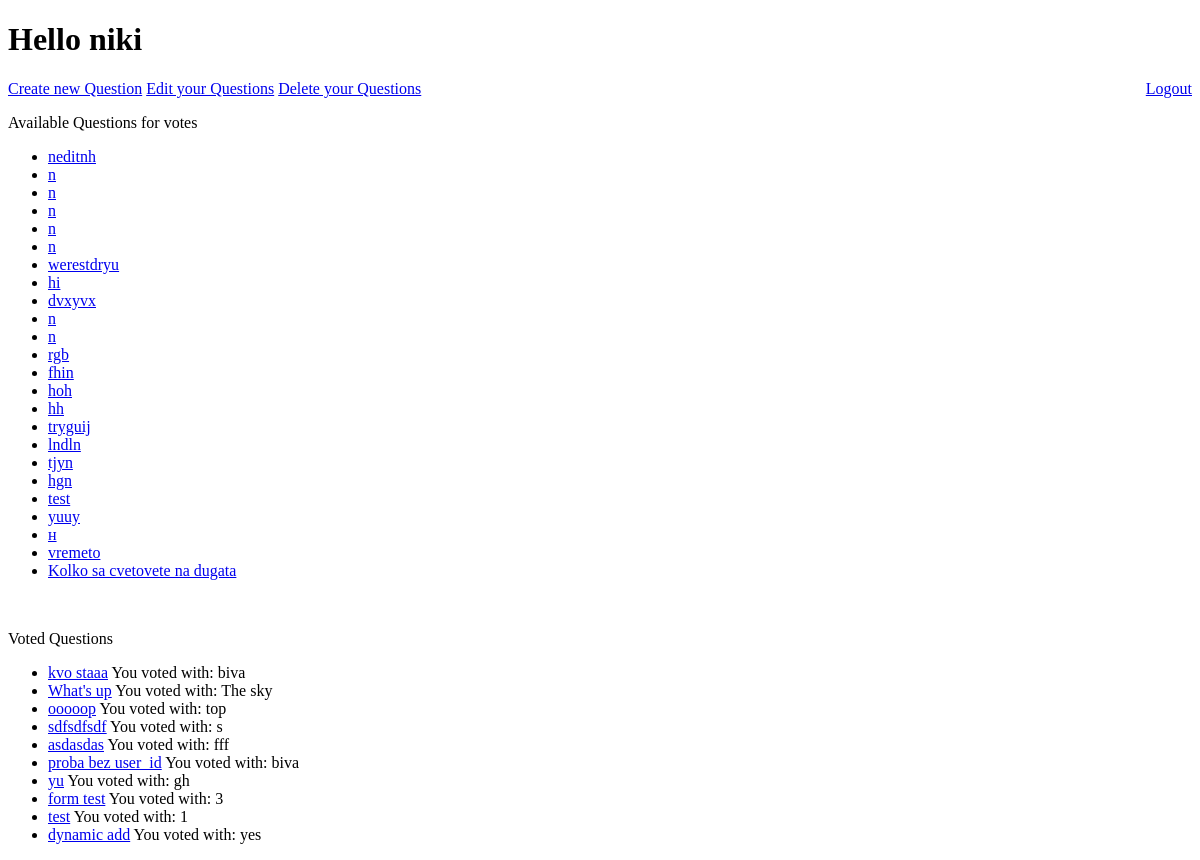
The page /polls/home/ (signed in) on the database as committed earlier.
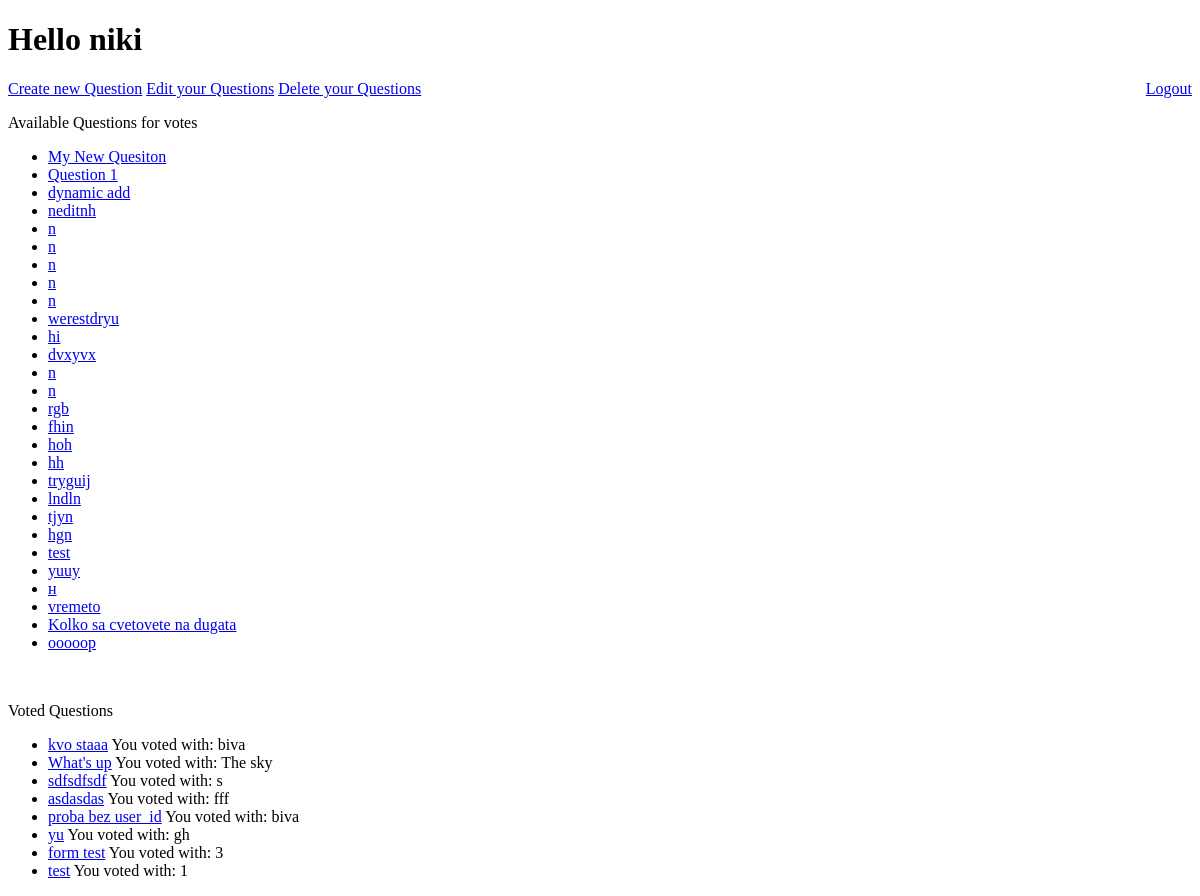
The same page on the database as committed later.
### polls/models.py (models this page shows)
class Question(models.Model):
    user = models.ForeignKey(User, on_delete=models.CASCADE)
    question_text = models.CharField(max_length=200)
    pub_date = models.DateTimeField("date published")
    def was_published_recently(self):
        now = timezone.now()
        return now - datetime.timedelta(days=1) <= self.pub_date <= now
    was_published_recently.admin_order_field = "pub_date"
    was_published_recently.boolean = True
    was_published_recently.short_description = "Published recently"
    def __str__(self):
        return self.question_text

class Answer(models.Model):
    user_id = models.ForeignKey(User, on_delete=models.CASCADE)
    is_vote = models.BooleanField(default=False)
    choice_text = models.ForeignKey(Choice, on_delete=models.CASCADE)
    question_text = models.ForeignKey(Question, on_delete=models.CASCADE)

class Choice(models.Model):
    question = models.ForeignKey(Question, on_delete=models.CASCADE)
    choice_text = models.CharField(max_length=200)
    votes = models.IntegerField(default=0)
    def __str__(self):
        return self.choice_text

### polls/views.py (the view)
# urls.py: path("home/", views.home, name="home"),
def home(request):
    user = get_session_user(request)
    user_answers = list(user.answer_set.all())
    open_questions = (
        Question.objects.filter(pub_date__lte=timezone.now())
        .exclude(answer__user_id=user)
        .order_by("-pub_date")
    )
    return render(
        request,
        "polls/home.html",
        {
            "user": user,
            "user_answers": user_answers,
            "open_questions": open_questions,
            "count_of_choices": 1,
        },
    )

### polls/views.py (called while the page is built)
def get_session_user(request):
    user_id = request.session.get("user_id")
    if not user_id:
        raise ValueError("You are not logged or don't have permission")
    else:
        user = User.objects.get(pk=user_id)
        return user

### polls/templates/polls/home.html (shortened to what this page needs)
{% extends "base.html" %}
{% block content %}
    <h1>
        Hello {{ user.username }}
    </h1>
    <a href="{% url 'logout' %}" style="float: right;">Logout</a>
    <a href="{% url 'create' %}">Create new Question</a>
    <a href="{% url 'my_questions' %}">Edit your Questions</a>
    <a href="{% url 'my_questions_for_delete' %}">Delete your Questions</a>
    <p>Available Questions for votes</p>
    {% if open_questions %}
    <ul>
        {% for question in open_questions %}
        <li>
            <a href="{% url 'detail' question.id %}">{{ question.question_text }}</a>
        </li>
        {% endfor %}
    </ul>
    {% else %}
        <p>No polls are available</p>
    {% endif %}
    <br>
    <p>Voted Questions</p>
    {% if user_answers %}
    <ul>
        {% for answer in user_answers %}
        <li>
            <a href="{% url 'results' answer.question_text.id %}">{{ answer.question_text }}</a>
            You voted with: {{ answer.choice_text }}
        </li>
        {% endfor %}
    </ul>
    {% else %}
        <p>No polls are available</p>
    {% endif %}
{% endblock content %}

Rows that differ between the two databases and show on the page:
removed Answer: question_text "ooooop", choice_text "top"
removed Answer: question_text "dynamic add", choice_text "yes"
added Question: question_text "My New Quesiton"
added Question: question_text "Question 1"
now on this page (row unchanged): Question: question_text "dynamic add"
now on this page (row unchanged): Question: question_text "ooooop"
